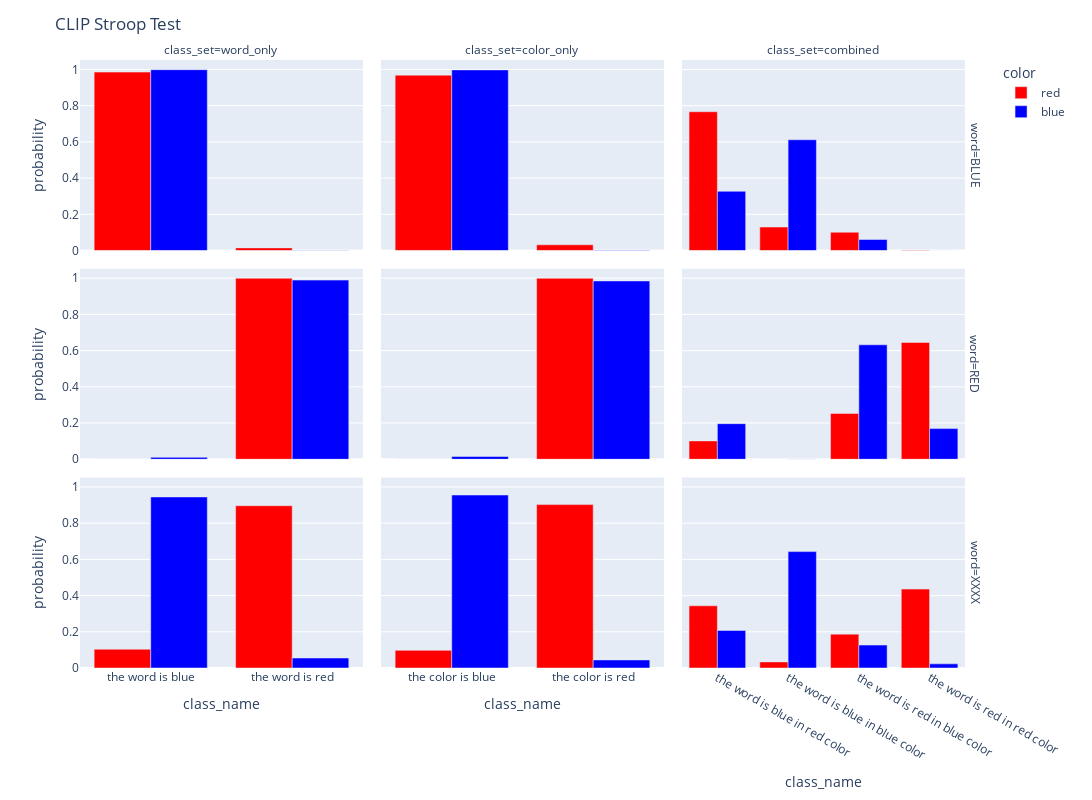

The cell this chart's notebook holds for it:
### Code cell
class_names = df['class_name'].unique()
fig = px.bar(df, 
             y='probability', 
             x='class_name', 
             facet_col='class_set', 
             color='color', 
             color_discrete_map={'blue': 'blue', 'red': 'red'},
             facet_row='word',
             hover_data=df.columns.tolist(),
             barmode='group', category_orders={'class_name': class_names})
# the the x-axis does not need to be the same
fig.update_xaxes(matches=None) 
for col in range(1, 4):
    for row in range(2, 4):
        fig.update_xaxes(matches=f'x{col}', row=row, col=col)  # x1 matches x2
fig.update_layout(height=800, width=1200, title_text='CLIP Stroop Test')
fig.show()
import plotly.io as pio   
pio.kaleido.scope.mathjax = None
fig.write_image('clip_stroop_test.pdf')

### Figure 1 — Plotly figure (JSON) as saved in the notebook; plotly's stock layout.template omitted (floating-point values rounded to 4 significant figures)
{"data": [{"alignmentgroup": "True", "customdata": [["BLUE", "red", "word_only", "incongruent"], ["BLUE", "red", "word_only", "incongruent"]], "hovertemplate": "color=%{customdata[1]}<br>word=%{customdata[0]}<br>class_set=%{customdata[2]}<br>class_name=%{x}<br>probability=%{y}<br>condition=%{customdata[3]}<extra></extra>", "legendgroup": "red", "marker": {"color": "red", "pattern": {"shape": ""}}, "name": "red", "offsetgroup": "red", "orientation": "v", "showlegend": true, "textposition": "auto", "type": "bar", "x": ["the word is blue", "the word is red"], "xaxis": "x7", "y": [0.9855, 0.01451], "yaxis": "y7"}, {"alignmentgroup": "True", "customdata": [["BLUE", "red", "color_only", "incongruent"], ["BLUE", "red", "color_only", "incongruent"]], "hovertemplate": "color=%{customdata[1]}<br>word=%{customdata[0]}<br>class_set=%{customdata[2]}<br>class_name=%{x}<br>probability=%{y}<br>condition=%{customdata[3]}<extra></extra>", "legendgroup": "red", "marker": {"color": "red", "pattern": {"shape": ""}}, "name": "red", "offsetgroup": "red", "orientation": "v", "showlegend": false, "textposition": "auto", "type": "bar", "x": ["the color is blue", "the color is red"], "xaxis": "x8", "y": [0.9687, 0.03132], "yaxis": "y8"}, {"alignmentgroup": "True", "customdata": [["BLUE", "red", "combined", "incongruent"], ["BLUE", "red", "combined", "incongruent"], ["BLUE", "red", "combined", "incongruent"], ["BLUE", "red", "combined", "incongruent"]], "hovertemplate": "color=%{customdata[1]}<br>word=%{customdata[0]}<br>class_set=%{customdata[2]}<br>class_name=%{x}<br>probability=%{y}<br>condition=%{customdata[3]}<extra></extra>", "legendgroup": "red", "marker": {"color": "red", "pattern": {"shape": ""}}, "name": "red", "offsetgroup": "red", "orientation": "v", "showlegend": false, "textposition": "auto", "type": "bar", "x": ["the word is blue in red color", "the word is blue in blue color", "the word is red in blue color", "the word is red in red color"], "xaxis": "x9", "y": [0.7664, 0.1295, 0.1009, 0.003209], "yaxis": "y9"}, {"alignmentgroup": "True", "customdata": [["RED", "red", "word_only", "congruent"], ["RED", "red", "word_only", "congruent"]], "hovertemplate": "color=%{customdata[1]}<br>word=%{customdata[0]}<br>class_set=%{customdata[2]}<br>class_name=%{x}<br>probability=%{y}<br>condition=%{customdata[3]}<extra></extra>", "legendgroup": "red", "marker": {"color": "red", "pattern": {"shape": ""}}, "name": "red", "offsetgroup": "red", "orientation": "v", "showlegend": false, "textposition": "auto", "type": "bar", "x": ["the word is red", "the word is blue"], "xaxis": "x4", "y": [0.9996, 0.0003634], "yaxis": "y4"}, {"alignmentgroup": "True", "customdata": [["RED", "red", "color_only", "congruent"], ["RED", "red", "color_only", "congruent"]], "hovertemplate": "color=%{customdata[1]}<br>word=%{customdata[0]}<br>class_set=%{customdata[2]}<br>class_name=%{x}<br>probability=%{y}<br>condition=%{customdata[3]}<extra></extra>", "legendgroup": "red", "marker": {"color": "red", "pattern": {"shape": ""}}, "name": "red", "offsetgroup": "red", "orientation": "v", "showlegend": false, "textposition": "auto", "type": "bar", "x": ["the color is red", "the color is blue"], "xaxis": "x5", "y": [0.9994, 0.0005789], "yaxis": "y5"}, {"alignmentgroup": "True", "customdata": [["RED", "red", "combined", "congruent"], ["RED", "red", "combined", "congruent"], ["RED", "red", "combined", "congruent"], ["RED", "red", "combined", "congruent"]], "hovertemplate": "color=%{customdata[1]}<br>word=%{customdata[0]}<br>class_set=%{customdata[2]}<br>class_name=%{x}<br>probability=%{y}<br>condition=%{customdata[3]}<extra></extra>", "legendgroup": "red", "marker": {"color": "red", "pattern": {"shape": ""}}, "name": "red", "offsetgroup": "red", "orientation": "v", "showlegend": false, "textposition": "auto", "type": "bar", "x": ["the word is red in red color", "the word is red in blue color", "the word is blue in red color", "the word is blue in blue color"], "xaxis": "x6", "y": [0.6451, 0.2533, 0.1014, 0.000229], "yaxis": "y6"}, {"alignmentgroup": "True", "customdata": [["XXXX", "red", "word_only", "neutral"], ["XXXX", "red", "word_only", "neutral"]], "hovertemplate": "color=%{customdata[1]}<br>word=%{customdata[0]}<br>class_set=%{customdata[2]}<br>class_name=%{x}<br>probability=%{y}<br>condition=%{customdata[3]}<extra></extra>", "legendgroup": "red", "marker": {"color": "red", "pattern": {"shape": ""}}, "name": "red", "offsetgroup": "red", "orientation": "v", "showlegend": false, "textposition": "auto", "type": "bar", "x": ["the word is red", "the word is blue"], "xaxis": "x", "y": [0.8964, 0.1036], "yaxis": "y"}, {"alignmentgroup": "True", "customdata": [["XXXX", "red", "color_only", "neutral"], ["XXXX", "red", "color_only", "neutral"]], "hovertemplate": "color=%{customdata[1]}<br>word=%{customdata[0]}<br>class_set=%{customdata[2]}<br>class_name=%{x}<br>probability=%{y}<br>condition=%{customdata[3]}<extra></extra>", "legendgroup": "red", "marker": {"color": "red", "pattern": {"shape": ""}}, "name": "red", "offsetgroup": "red", "orientation": "v", "showlegend": false, "textposition": "auto", "type": "bar", "x": ["the color is red", "the color is blue"], "xaxis": "x2", "y": [0.9024, 0.09757], "yaxis": "y2"}, {"alignmentgroup": "True", "customdata": [["XXXX", "red", "combined", "neutral"], ["XXXX", "red", "combined", "neutral"], ["XXXX", "red", "combined", "neutral"], ["XXXX", "red", "combined", "neutral"]], "hovertemplate": "color=%{customdata[1]}<br>word=%{customdata[0]}<br>class_set=%{customdata[2]}<br>class_name=%{x}<br>probability=%{y}<br>condition=%{customdata[3]}<extra></extra>", "legendgroup": "red", "marker": {"color": "red", "pattern": {"shape": ""}}, "name": "red", "offsetgroup": "red", "orientation": "v", "showlegend": false, "textposition": "auto", "type": "bar", "x": ["the word is red in red color", "the word is blue in red color", "the word is red in blue color", "the word is blue in blue color"], "xaxis": "x3", "y": [0.4358, 0.3435, 0.187, 0.03369], "yaxis": "y3"}, {"alignmentgroup": "True", "customdata": [["BLUE", "blue", "word_only", "congruent"], ["BLUE", "blue", "word_only", "congruent"]], "hovertemplate": "color=%{customdata[1]}<br>word=%{customdata[0]}<br>class_set=%{customdata[2]}<br>class_name=%{x}<br>probability=%{y}<br>condition=%{customdata[3]}<extra></extra>", "legendgroup": "blue", "marker": {"color": "blue", "pattern": {"shape": ""}}, "name": "blue", "offsetgroup": "blue", "orientation": "v", "showlegend": true, "textposition": "auto", "type": "bar", "x": ["the word is blue", "the word is red"], "xaxis": "x7", "y": [0.9988, 0.001247], "yaxis": "y7"}, {"alignmentgroup": "True", "customdata": [["BLUE", "blue", "color_only", "congruent"], ["BLUE", "blue", "color_only", "congruent"]], "hovertemplate": "color=%{customdata[1]}<br>word=%{customdata[0]}<br>class_set=%{customdata[2]}<br>class_name=%{x}<br>probability=%{y}<br>condition=%{customdata[3]}<extra></extra>", "legendgroup": "blue", "marker": {"color": "blue", "pattern": {"shape": ""}}, "name": "blue", "offsetgroup": "blue", "orientation": "v", "showlegend": false, "textposition": "auto", "type": "bar", "x": ["the color is blue", "the color is red"], "xaxis": "x8", "y": [0.9976, 0.002389], "yaxis": "y8"}, {"alignmentgroup": "True", "customdata": [["BLUE", "blue", "combined", "congruent"], ["BLUE", "blue", "combined", "congruent"], ["BLUE", "blue", "combined", "congruent"], ["BLUE", "blue", "combined", "congruent"]], "hovertemplate": "color=%{customdata[1]}<br>word=%{customdata[0]}<br>class_set=%{customdata[2]}<br>class_name=%{x}<br>probability=%{y}<br>condition=%{customdata[3]}<extra></extra>", "legendgroup": "blue", "marker": {"color": "blue", "pattern": {"shape": ""}}, "name": "blue", "offsetgroup": "blue", "orientation": "v", "showlegend": false, "textposition": "auto", "type": "bar", "x": ["the word is blue in blue color", "the word is blue in red color", "the word is red in blue color", "the word is red in red color"], "xaxis": "x9", "y": [0.6116, 0.3271, 0.06072, 0.0006366], "yaxis": "y9"}, {"alignmentgroup": "True", "customdata": [["RED", "blue", "word_only", "incongruent"], ["RED", "blue", "word_only", "incongruent"]], "hovertemplate": "color=%{customdata[1]}<br>word=%{customdata[0]}<br>class_set=%{customdata[2]}<br>class_name=%{x}<br>probability=%{y}<br>condition=%{customdata[3]}<extra></extra>", "legendgroup": "blue", "marker": {"color": "blue", "pattern": {"shape": ""}}, "name": "blue", "offsetgroup": "blue", "orientation": "v", "showlegend": false, "textposition": "auto", "type": "bar", "x": ["the word is red", "the word is blue"], "xaxis": "x4", "y": [0.9895, 0.01053], "yaxis": "y4"}, {"alignmentgroup": "True", "customdata": [["RED", "blue", "color_only", "incongruent"], ["RED", "blue", "color_only", "incongruent"]], "hovertemplate": "color=%{customdata[1]}<br>word=%{customdata[0]}<br>class_set=%{customdata[2]}<br>class_name=%{x}<br>probability=%{y}<br>condition=%{customdata[3]}<extra></extra>", "legendgroup": "blue", "marker": {"color": "blue", "pattern": {"shape": ""}}, "name": "blue", "offsetgroup": "blue", "orientation": "v", "showlegend": false, "textposition": "auto", "type": "bar", "x": ["the color is red", "the color is blue"], "xaxis": "x5", "y": [0.9848, 0.01516], "yaxis": "y5"}, {"alignmentgroup": "True", "customdata": [["RED", "blue", "combined", "incongruent"], ["RED", "blue", "combined", "incongruent"], ["RED", "blue", "combined", "incongruent"], ["RED", "blue", "combined", "incongruent"]], "hovertemplate": "color=%{customdata[1]}<br>word=%{customdata[0]}<br>class_set=%{customdata[2]}<br>class_name=%{x}<br>probability=%{y}<br>condition=%{customdata[3]}<extra></extra>", "legendgroup": "blue", "marker": {"color": "blue", "pattern": {"shape": ""}}, "name": "blue", "offsetgroup": "blue", "orientation": "v", "showlegend": false, "textposition": "auto", "type": "bar", "x": ["the word is red in blue color", "the word is blue in red color", "the word is red in red color", "the word is blue in blue color"], "xaxis": "x6", "y": [0.6321, 0.1966, 0.1692, 0.002023], "yaxis": "y6"}, {"alignmentgroup": "True", "customdata": [["XXXX", "blue", "word_only", "neutral"], ["XXXX", "blue", "word_only", "neutral"]], "hovertemplate": "color=%{customdata[1]}<br>word=%{customdata[0]}<br>class_set=%{customdata[2]}<br>class_name=%{x}<br>probability=%{y}<br>condition=%{customdata[3]}<extra></extra>", "legendgroup": "blue", "marker": {"color": "blue", "pattern": {"shape": ""}}, "name": "blue", "offsetgroup": "blue", "orientation": "v", "showlegend": false, "textposition": "auto", "type": "bar", "x": ["the word is blue", "the word is red"], "xaxis": "x", "y": [0.9448, 0.05517], "yaxis": "y"}, {"alignmentgroup": "True", "customdata": [["XXXX", "blue", "color_only", "neutral"], ["XXXX", "blue", "color_only", "neutral"]], "hovertemplate": "color=%{customdata[1]}<br>word=%{customdata[0]}<br>class_set=%{customdata[2]}<br>class_name=%{x}<br>probability=%{y}<br>condition=%{customdata[3]}<extra></extra>", "legendgroup": "blue", "marker": {"color": "blue", "pattern": {"shape": ""}}, "name": "blue", "offsetgroup": "blue", "orientation": "v", "showlegend": false, "textposition": "auto", "type": "bar", "x": ["the color is blue", "the color is red"], "xaxis": "x2", "y": [0.9554, 0.04456], "yaxis": "y2"}, {"alignmentgroup": "True", "customdata": [["XXXX", "blue", "combined", "neutral"], ["XXXX", "blue", "combined", "neutral"], ["XXXX", "blue", "combined", "neutral"], ["XXXX", "blue", "combined", "neutral"]], "hovertemplate": "color=%{customdata[1]}<br>word=%{customdata[0]}<br>class_set=%{customdata[2]}<br>class_name=%{x}<br>probability=%{y}<br>condition=%{customdata[3]}<extra></extra>", "legendgroup": "blue", "marker": {"color": "blue", "pattern": {"shape": ""}}, "name": "blue", "offsetgroup": "blue", "orientation": "v", "showlegend": false, "textposition": "auto", "type": "bar", "x": ["the word is blue in blue color", "the word is blue in red color", "the word is red in blue color", "the word is red in red color"], "xaxis": "x3", "y": [0.6429, 0.2075, 0.1267, 0.0229], "yaxis": "y3"}], "layout": {"annotations": [{"font": {}, "showarrow": false, "text": "class_set=word_only", "x": 0.1567, "xanchor": "center", "xref": "paper", "y": 1.0, "yanchor": "bottom", "yref": "paper"}, {"font": {}, "showarrow": false, "text": "class_set=color_only", "x": 0.49, "xanchor": "center", "xref": "paper", "y": 1.0, "yanchor": "bottom", "yref": "paper"}, {"font": {}, "showarrow": false, "text": "class_set=combined", "x": 0.8233, "xanchor": "center", "xref": "paper", "y": 1.0, "yanchor": "bottom", "yref": "paper"}, {"font": {}, "showarrow": false, "text": "word=XXXX", "textangle": 90, "x": 0.98, "xanchor": "left", "xref": "paper", "y": 0.1567, "yanchor": "middle", "yref": "paper"}, {"font": {}, "showarrow": false, "text": "word=RED", "textangle": 90, "x": 0.98, "xanchor": "left", "xref": "paper", "y": 0.5, "yanchor": "middle", "yref": "paper"}, {"font": {}, "showarrow": false, "text": "word=BLUE", "textangle": 90, "x": 0.98, "xanchor": "left", "xref": "paper", "y": 0.8433, "yanchor": "middle", "yref": "paper"}], "barmode": "group", "height": 800, "legend": {"title": {"text": "color"}, "tracegroupgap": 0}, "margin": {"t": 60}, "title": {"text": "CLIP Stroop Test"}, "width": 1200, "xaxis": {"anchor": "y", "categoryarray": ["the word is blue", "the word is red", "the color is blue", "the color is red", "the word is blue in red color", "the word is blue in blue color", "the word is red in blue color", "the word is red in red color"], "categoryorder": "array", "domain": [0, 0.3133], "title": {"text": "class_name"}}, "xaxis2": {"anchor": "y2", "categoryarray": ["the word is blue", "the word is red", "the color is blue", "the color is red", "the word is blue in red color", "the word is blue in blue color", "the word is red in blue color", "the word is red in red color"], "categoryorder": "array", "domain": [0.3333, 0.6467], "title": {"text": "class_name"}}, "xaxis3": {"anchor": "y3", "categoryarray": ["the word is blue", "the word is red", "the color is blue", "the color is red", "the word is blue in red color", "the word is blue in blue color", "the word is red in blue color", "the word is red in red color"], "categoryorder": "array", "domain": [0.6667, 0.98], "title": {"text": "class_name"}}, "xaxis4": {"anchor": "y4", "domain": [0, 0.3133], "matches": "x", "showticklabels": false}, "xaxis5": {"anchor": "y5", "domain": [0.3333, 0.6467], "matches": "x2", "showticklabels": false}, "xaxis6": {"anchor": "y6", "domain": [0.6667, 0.98], "matches": "x3", "showticklabels": false}, "xaxis7": {"anchor": "y7", "domain": [0, 0.3133], "matches": "x", "showticklabels": false}, "xaxis8": {"anchor": "y8", "domain": [0.3333, 0.6467], "matches": "x2", "showticklabels": false}, "xaxis9": {"anchor": "y9", "domain": [0.6667, 0.98], "matches": "x3", "showticklabels": false}, "yaxis": {"anchor": "x", "domain": [0, 0.3133], "title": {"text": "probability"}}, "yaxis2": {"anchor": "x2", "domain": [0, 0.3133], "matches": "y", "showticklabels": false}, "yaxis3": {"anchor": "x3", "domain": [0, 0.3133], "matches": "y", "showticklabels": false}, "yaxis4": {"anchor": "x4", "domain": [0.3433, 0.6567], "matches": "y", "title": {"text": "probability"}}, "yaxis5": {"anchor": "x5", "domain": [0.3433, 0.6567], "matches": "y", "showticklabels": false}, "yaxis6": {"anchor": "x6", "domain": [0.3433, 0.6567], "matches": "y", "showticklabels": false}, "yaxis7": {"anchor": "x7", "domain": [0.6867, 1.0], "matches": "y", "title": {"text": "probability"}}, "yaxis8": {"anchor": "x8", "domain": [0.6867, 1.0], "matches": "y", "showticklabels": false}, "yaxis9": {"anchor": "x9", "domain": [0.6867, 1.0], "matches": "y", "showticklabels": false}}}
